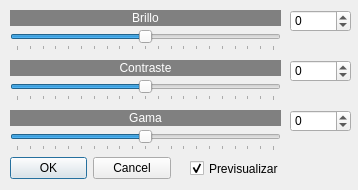
<?xml version="1.0" encoding="UTF-8"?>
<ui version="4.0">
 <class>brillocontraste</class>
 <widget class="QDialog" name="brillocontraste">
  <property name="windowModality">
   <enum>Qt::NonModal</enum>
  </property>
  <property name="geometry">
   <rect>
    <x>0</x>
    <y>0</y>
    <width>358</width>
    <height>190</height>
   </rect>
  </property>
  <property name="sizePolicy">
   <sizepolicy hsizetype="Fixed" vsizetype="Fixed">
    <horstretch>0</horstretch>
    <verstretch>0</verstretch>
   </sizepolicy>
  </property>
  <property name="minimumSize">
   <size>
    <width>358</width>
    <height>190</height>
   </size>
  </property>
  <property name="maximumSize">
   <size>
    <width>358</width>
    <height>190</height>
   </size>
  </property>
  <property name="windowTitle">
   <string>Brillo/contraste...</string>
  </property>
  <property name="windowIcon">
   <iconset resource="recursos.qrc">
    <normaloff>:/new/prefix1/imagenes/logo.gif</normaloff>:/new/prefix1/imagenes/logo.gif</iconset>
  </property>
  <widget class="QDialogButtonBox" name="buttonBox">
   <property name="geometry">
    <rect>
     <x>10</x>
     <y>152</y>
     <width>161</width>
     <height>32</height>
    </rect>
   </property>
   <property name="orientation">
    <enum>Qt::Horizontal</enum>
   </property>
   <property name="standardButtons">
    <set>QDialogButtonBox::Cancel|QDialogButtonBox::Ok</set>
   </property>
  </widget>
  <widget class="QSlider" name="horizontalSlider">
   <property name="geometry">
    <rect>
     <x>10</x>
     <y>30</y>
     <width>271</width>
     <height>21</height>
    </rect>
   </property>
   <property name="minimum">
    <number>-200</number>
   </property>
   <property name="maximum">
    <number>200</number>
   </property>
   <property name="orientation">
    <enum>Qt::Horizontal</enum>
   </property>
   <property name="tickPosition">
    <enum>QSlider::TicksBelow</enum>
   </property>
   <property name="tickInterval">
    <number>20</number>
   </property>
  </widget>
  <widget class="QLabel" name="label">
   <property name="geometry">
    <rect>
     <x>10</x>
     <y>10</y>
     <width>271</width>
     <height>16</height>
    </rect>
   </property>
   <property name="styleSheet">
    <string notr="true">background-color: rgb(128, 128, 128);
color: rgb(255, 255, 255);</string>
   </property>
   <property name="text">
    <string>Brillo</string>
   </property>
   <property name="alignment">
    <set>Qt::AlignCenter</set>
   </property>
  </widget>
  <widget class="QSpinBox" name="spinBox">
   <property name="geometry">
    <rect>
     <x>290</x>
     <y>10</y>
     <width>61</width>
     <height>22</height>
    </rect>
   </property>
   <property name="minimum">
    <number>-200</number>
   </property>
   <property name="maximum">
    <number>200</number>
   </property>
  </widget>
  <widget class="QSpinBox" name="spinBox_2">
   <property name="geometry">
    <rect>
     <x>290</x>
     <y>60</y>
     <width>61</width>
     <height>22</height>
    </rect>
   </property>
   <property name="minimum">
    <number>-100</number>
   </property>
   <property name="maximum">
    <number>100</number>
   </property>
  </widget>
  <widget class="QSlider" name="horizontalSlider_2">
   <property name="geometry">
    <rect>
     <x>10</x>
     <y>80</y>
     <width>271</width>
     <height>21</height>
    </rect>
   </property>
   <property name="minimum">
    <number>-100</number>
   </property>
   <property name="maximum">
    <number>100</number>
   </property>
   <property name="orientation">
    <enum>Qt::Horizontal</enum>
   </property>
   <property name="tickPosition">
    <enum>QSlider::TicksBelow</enum>
   </property>
   <property name="tickInterval">
    <number>10</number>
   </property>
  </widget>
  <widget class="QLabel" name="label_2">
   <property name="geometry">
    <rect>
     <x>10</x>
     <y>60</y>
     <width>271</width>
     <height>16</height>
    </rect>
   </property>
   <property name="styleSheet">
    <string notr="true">background-color: rgb(128, 128, 128);
color: rgb(255, 255, 255);</string>
   </property>
   <property name="text">
    <string>Contraste</string>
   </property>
   <property name="alignment">
    <set>Qt::AlignCenter</set>
   </property>
  </widget>
  <widget class="QCheckBox" name="checkBox">
   <property name="geometry">
    <rect>
     <x>190</x>
     <y>160</y>
     <width>101</width>
     <height>17</height>
    </rect>
   </property>
   <property name="text">
    <string>Previsualizar</string>
   </property>
   <property name="checked">
    <bool>true</bool>
   </property>
  </widget>
  <widget class="QSlider" name="horizontalSlider_3">
   <property name="geometry">
    <rect>
     <x>10</x>
     <y>130</y>
     <width>271</width>
     <height>21</height>
    </rect>
   </property>
   <property name="minimum">
    <number>-100</number>
   </property>
   <property name="maximum">
    <number>100</number>
   </property>
   <property name="orientation">
    <enum>Qt::Horizontal</enum>
   </property>
   <property name="tickPosition">
    <enum>QSlider::TicksBelow</enum>
   </property>
   <property name="tickInterval">
    <number>10</number>
   </property>
  </widget>
  <widget class="QSpinBox" name="spinBox_3">
   <property name="geometry">
    <rect>
     <x>290</x>
     <y>110</y>
     <width>61</width>
     <height>22</height>
    </rect>
   </property>
   <property name="minimum">
    <number>-100</number>
   </property>
   <property name="maximum">
    <number>100</number>
   </property>
  </widget>
  <widget class="QLabel" name="label_3">
   <property name="geometry">
    <rect>
     <x>10</x>
     <y>110</y>
     <width>271</width>
     <height>16</height>
    </rect>
   </property>
   <property name="styleSheet">
    <string notr="true">background-color: rgb(128, 128, 128);
color: rgb(255, 255, 255);</string>
   </property>
   <property name="text">
    <string>Gama</string>
   </property>
   <property name="alignment">
    <set>Qt::AlignCenter</set>
   </property>
  </widget>
 </widget>
 <resources>
  <include location="recursos.qrc"/>
 </resources>
 <connections>
  <connection>
   <sender>buttonBox</sender>
   <signal>accepted()</signal>
   <receiver>brillocontraste</receiver>
   <slot>accept()</slot>
   <hints>
    <hint type="sourcelabel">
     <x>248</x>
     <y>254</y>
    </hint>
    <hint type="destinationlabel">
     <x>157</x>
     <y>274</y>
    </hint>
   </hints>
  </connection>
  <connection>
   <sender>buttonBox</sender>
   <signal>rejected()</signal>
   <receiver>brillocontraste</receiver>
   <slot>reject()</slot>
   <hints>
    <hint type="sourcelabel">
     <x>316</x>
     <y>260</y>
    </hint>
    <hint type="destinationlabel">
     <x>286</x>
     <y>274</y>
    </hint>
   </hints>
  </connection>
 </connections>
</ui>
